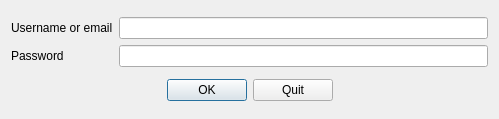
<?xml version="1.0" encoding="UTF-8"?>
<ui version="4.0">
 <class>LoginDialog</class>
 <widget class="QDialog" name="LoginDialog">
  <property name="geometry">
   <rect>
    <x>0</x>
    <y>0</y>
    <width>499</width>
    <height>119</height>
   </rect>
  </property>
  <property name="windowTitle">
   <string>Dialog</string>
  </property>
  <layout class="QGridLayout" name="gridLayout_2">
   <item row="0" column="0" colspan="4">
    <layout class="QGridLayout" name="gridLayout">
     <item row="0" column="0">
      <widget class="QLabel" name="label">
       <property name="text">
        <string>Username or email</string>
       </property>
      </widget>
     </item>
     <item row="0" column="1">
      <widget class="QLineEdit" name="txtUsername"/>
     </item>
     <item row="1" column="0">
      <widget class="QLabel" name="label_2">
       <property name="text">
        <string>Password</string>
       </property>
      </widget>
     </item>
     <item row="1" column="1">
      <widget class="QLineEdit" name="txtPassword">
       <property name="echoMode">
        <enum>QLineEdit::Password</enum>
       </property>
      </widget>
     </item>
    </layout>
   </item>
   <item row="1" column="0">
    <spacer name="horizontalSpacer">
     <property name="orientation">
      <enum>Qt::Horizontal</enum>
     </property>
     <property name="sizeHint" stdset="0">
      <size>
       <width>132</width>
       <height>20</height>
      </size>
     </property>
    </spacer>
   </item>
   <item row="1" column="1">
    <widget class="QPushButton" name="okButton">
     <property name="text">
      <string>OK</string>
     </property>
    </widget>
   </item>
   <item row="1" column="2">
    <widget class="QPushButton" name="quitButton">
     <property name="text">
      <string>Quit</string>
     </property>
    </widget>
   </item>
   <item row="1" column="3">
    <spacer name="horizontalSpacer_2">
     <property name="orientation">
      <enum>Qt::Horizontal</enum>
     </property>
     <property name="sizeHint" stdset="0">
      <size>
       <width>132</width>
       <height>20</height>
      </size>
     </property>
    </spacer>
   </item>
  </layout>
 </widget>
 <resources/>
 <connections/>
</ui>
